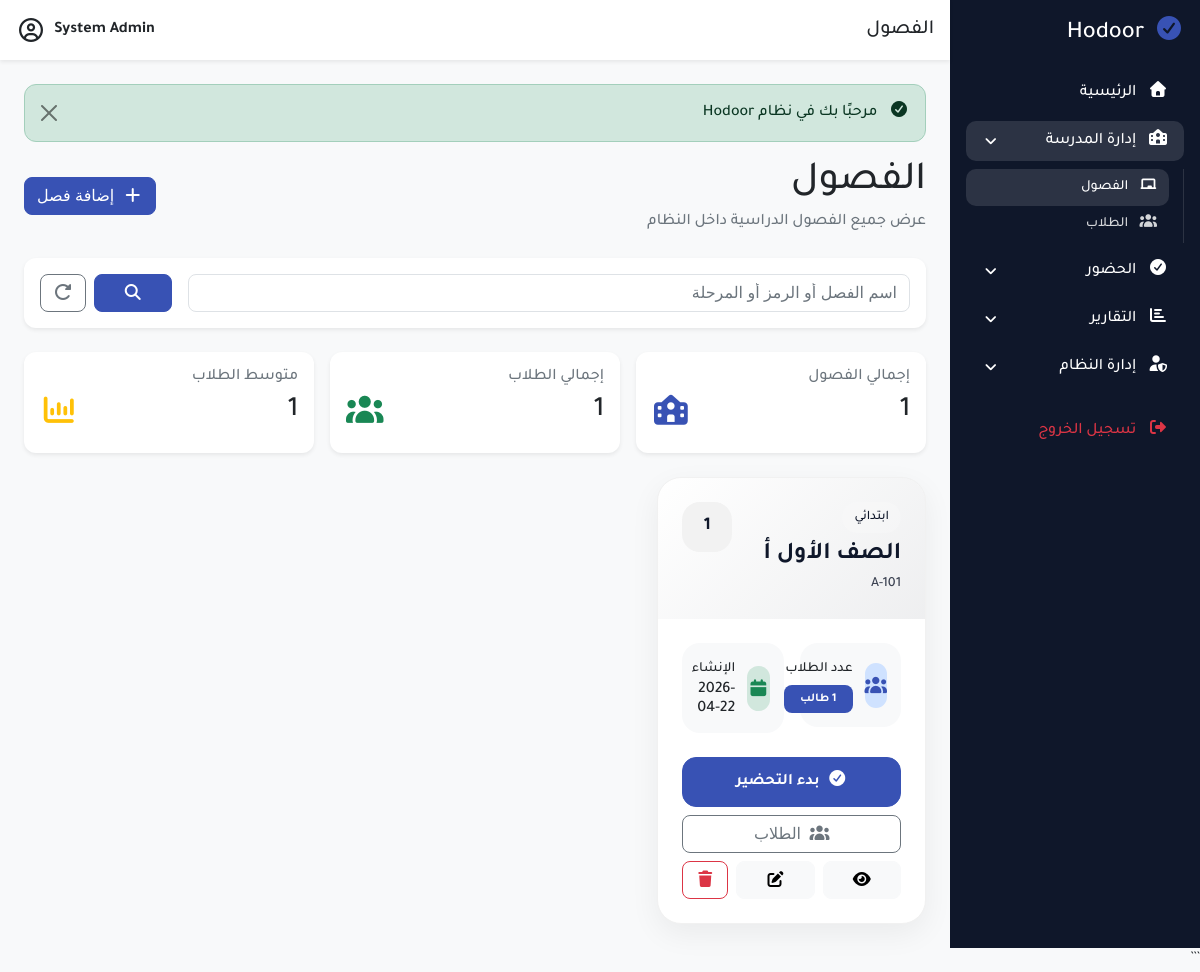
/modules/classrooms/index.php (signed in), run on the app's committed database.
### tables this page shows
CREATE TABLE classrooms
(
    id         INT AUTO_INCREMENT PRIMARY KEY,
    class_name VARCHAR(100) NOT NULL,
    class_code VARCHAR(30) NULL,
    level_name VARCHAR(50) NULL,
    created_at TIMESTAMP DEFAULT CURRENT_TIMESTAMP
);

### classes/clsPath.php (called while the page is built, shortened)
<?php
class clsPath
{
    private static $domain = "http://localhost/Hodoor/";
    public static function root()
    {
        return self::$domain;
    }
    public static function modules()
    {
        return self::root() . "modules/";
    }
    public static function classrooms()
    {
        return self::modules() . "classrooms/";
    }
    public static function students()
    {
        return self::modules() . "students/";
    }
    public static function attendance()
    {
        return self::modules() . "attendance/";
    }
}

### classes/clsHelper.php (called while the page is built, shortened)
<?php
class clsHelper
{
    public static function e($value)
    {
        return htmlspecialchars((string)$value, ENT_QUOTES, 'UTF-8');
    }
    public static function dateOnly($datetime)
    {
        return date('Y-m-d', strtotime($datetime));
    }
}

### classes/clsClassroom.php (called while the page is built, shortened)
<?php
class clsClassroom
{
    private $conn;
    public function __construct($db)
    {
        $this->conn = $db;
    }
    public function getAll($search = '')
    {
        $query = "SELECT * FROM classrooms WHERE 1=1";
        $params = [];
        $query .= " ORDER BY id ASC";
        $stmt = $this->conn->prepare($query);
        $stmt->execute();
        return $stmt->fetchAll(PDO::FETCH_ASSOC);
    }
    public function countAll()
    {
        $query = "SELECT COUNT(*) AS total FROM classrooms";
        $stmt = $this->conn->prepare($query);
        $stmt->execute();
        $row = $stmt->fetch(PDO::FETCH_ASSOC);
        return (int)($row['total'] ?? 0);
    }
    public function countStudentsInClass($idClass)
    {
        $query = "SELECT COUNT(*) AS total
              FROM students
              WHERE classroom_id = :idClass";
        $stmt = $this->conn->prepare($query);
        $stmt->execute([
            ':idClass' => (int)$idClass
        ]);
        $row = $stmt->fetch(PDO::FETCH_ASSOC);
        return (int)($row['total'] ?? 0);
    }
}

### modules/classrooms/index.php (the view, shortened to what this page needs)
<?php
require_once '../../includes/app.php';
$classroomObj = new clsClassroom($conn);
$search = trim($_GET['search'] ?? '');
$totalClasses = $classroomObj->countAll();
$classrooms = $classroomObj->getAll($search);
$totalStudents = 0;
foreach ($classrooms as $classroom) {
    $totalStudents += $classroomObj->countStudentsInClass($classroom['id']);
}
$avgStudents = count($classrooms)
        ? round($totalStudents / count($classrooms))
        : 0;
?>
<?php require_once '../../includes/header.php'; ?>
<?php require_once '../../includes/sidebar.php'; ?>
<div class="main-content w-100">
    <?php require_once '../../includes/navbar.php'; ?>
    <div class="content p-4">
        <?php require_once '../../includes/alerts.php'; ?>
        <div class="d-flex justify-content-between align-items-center mb-4">
            <div>
                <h1 class="mb-1">الفصول</h1>
                <p class="text-muted mb-0">
                    عرض جميع الفصول الدراسية داخل النظام
                </p>
            </div>
            <a href="<?= clsPath::classrooms(); ?>create.php"
               class="btn btn-primary">
                <i class="fa fa-plus me-1"></i>
                إضافة فصل
            </a>
        </div>
        <div class="card shadow-sm border-0 mb-4">
            <div class="card-body">
                <form method="GET">
                    <div class="row g-3">
                        <div class="col-md-10">
                            <input type="text"
                                   name="search"
                                   class="form-control"
                                   placeholder="اسم الفصل أو الرمز أو المرحلة"
                                   value="<?= clsHelper::e($search); ?>">
                        </div>
                        <div class="col-md-2 d-flex gap-2">
                            <button class="btn btn-primary w-100">
                                <i class="fa fa-search"></i>
                            </button>
                            <a href="<?= clsPath::classrooms(); ?>index.php"
                               class="btn btn-outline-secondary">
                                <i class="fa fa-rotate-right"></i>
                            </a>
                        </div>
                    </div>
                </form>
            </div>
        </div>
        <div class="row g-3 mb-4">
            <div class="col-md-4">
                <div class="card shadow-sm border-0">
                    <div class="card-body">
                        <h6 class="text-muted">إجمالي الفصول</h6>
                        <div class="d-flex justify-content-between">
                            <h3><?= $totalClasses; ?></h3>
                            <i class="fa fa-school text-primary font-size-30"></i>
                        </div>
                    </div>
                </div>
            </div>
            <div class="col-md-4">
                <div class="card shadow-sm border-0">
                    <div class="card-body">
                        <h6 class="text-muted">إجمالي الطلاب</h6>
                        <div class="d-flex justify-content-between">
                            <h3><?= $totalStudents; ?></h3>
                            <i class="fa fa-users text-success font-size-30"></i>
                        </div>
                    </div>
                </div>
            </div>
            <div class="col-md-4">
                <div class="card shadow-sm border-0">
                    <div class="card-body">
                        <h6 class="text-muted">متوسط الطلاب</h6>
                        <div class="d-flex justify-content-between">
                            <h3><?= $avgStudents; ?></h3>
                            <i class="fa fa-chart-column text-warning font-size-30"></i>
                        </div>
                    </div>
                </div>
            </div>
        </div>
        <div class="row g-5">
            <?php if (!empty($classrooms)): ?>
                <?php foreach ($classrooms as $index => $classroom): ?>
                    <?php
                    $studentsCount =
                            $classroomObj->countStudentsInClass($classroom['id']);
                    ?>
                    <div class="col-md-6 col-xl-4">
                        <div class="classroom-card-modern position-relative overflow-hidden h-100">
                            <div class="classroom-top">
                                <div class="d-flex justify-content-between align-items-start">
                                    <div>
                                        <div class="classroom-level mb-2">
                                            <?= clsHelper::e($classroom['level_name']); ?>
                                        </div>
                                        <h4 class="classroom-title mb-1">
                                            <?= clsHelper::e($classroom['class_name']); ?>
                                        </h4>
                                        <div class="classroom-code">
                                            <?= clsHelper::e($classroom['class_code']); ?>
                                        </div>
                                    </div>
                                    <div class="classroom-number">
                                        <?= $index + 1; ?>
                                    </div>
                                </div>
                            </div>
                            <div class="classroom-body">
                                <div class="row g-3 mb-4">
                                    <div class="col-6">
                                        <div class="classroom-box">
                                            <div class="classroom-box-icon bg-primary-subtle text-primary">
                                                <i class="fa fa-users"></i>
                                            </div>
                                            <div>
                                                <small>عدد الطلاب</small>
                                                <div class="mt-1">
                                                    <span class="badge bg-primary px-3 py-2">
                                                        <?= $studentsCount; ?> طالب
                                                    </span>
                                                </div>
                                            </div>
                                        </div>
                                    </div>
                                    <div class="col-6">
                                        <div class="classroom-box">
                                            <div class="classroom-box-icon bg-success-subtle text-success">
                                                <i class="fa fa-calendar"></i>
                                            </div>
                                            <div>
                                                <small>الإنشاء</small>
                                                <h6 class="mb-0">
                                                    <?= clsHelper::dateOnly($classroom['created_at']); ?>
                                                </h6>
                                            </div>
                                        </div>
                                    </div>
                                </div>
                                <div class="d-grid gap-2">
                                    <a href="<?= clsPath::attendance(); ?>take.php?classroom_id=<?= $classroom['id']; ?>&attendance_date=<?= date('Y-m-d'); ?>"
                                       class="btn btn-primary classroom-btn-main">
                                        <i class="fa fa-check-circle me-1"></i>
                                        بدء التحضير
                                    </a>
                                    <a href="<?= clsPath::students(); ?>index.php?classroom_id=<?= $classroom['id']; ?>"
                                       class="btn btn-outline-secondary w-100">
                                        <i class="fa fa-users me-1"></i>
                                        الطلاب
                                    </a>
                                    <div class="d-flex gap-2">
                                        <a href="<?= clsPath::classrooms(); ?>view.php?id=<?= $classroom['id']; ?>"
                                           class="btn btn-light w-100"
                                           title="عرض">
                                            <i class="fa fa-eye"></i>
                                        </a>
                                        <a href="<?= clsPath::classrooms(); ?>edit.php?id=<?= $classroom['id']; ?>"
                                           class="btn btn-light w-100"
                                           title="تعديل">
                                            <i class="fa fa-edit"></i>
                                        </a>
                                        <a href="<?= clsPath::classrooms(); ?>delete.php?id=<?= $classroom['id']; ?>"
                                           class="btn btn-outline-danger"
                                           title="حذف">
                                            <i class="fa fa-trash"></i>
                                        </a>
                                    </div>
                                </div>
                            </div>
                        </div>
                    </div>
                <?php endforeach; ?>
            <?php endif; ?>
        </div>
    </div>
</div>
<?php require_once '../../includes/footer.php'; ?>

### assets/css/dashboard.css (style rules this page uses)
.main-content { background: #f8f9fa; min-width: 0; }
.content { min-height: calc(100vh - 60px); }
.font-size-30 { font-size: 30px !important; }
.classroom-card-modern { background: #fff; border-radius: 24px; box-shadow: 0 10px 30px rgba(0, 0, 0, 0.06); transition: 0.25s ease; border: 1px solid #f1f1f1; }
.classroom-top { padding: 24px; background: linear-gradient(135deg, #ffffff29, #0f172a12); color: #0f172a; }
.classroom-level { display: inline-block; padding: 6px 12px; border-radius: 30px; background: rgba(255, 255, 255, 0.15); font-size: 13px; }
.classroom-title { font-weight: 700; }
.classroom-code { opacity: 0.8; font-size: 14px; }
.classroom-number { width: 50px; height: 50px; border-radius: 18px; background: rgb(242 242 242); display: flex; align-items: center; justify-content: center; font-weight: bold; font-size: 18px; }
.classroom-body { padding: 24px; }
.classroom-box { background: #f8f9fa; border-radius: 18px; padding: 14px; display: flex; align-items: center; gap: 12px; }
.classroom-box-icon { width: 45px; height: 45px; border-radius: 14px; display: flex; align-items: center; justify-content: center; font-size: 18px; }
.classroom-btn-main { border-radius: 14px; padding: 12px; font-weight: 600; }

### assets/css/mainColors.css (style rules this page uses)
:root { --main-color: #3852b4; --main-color-hover: #2f4599; --main-color-dark: #263a82; --main-color-light: #eef2ff; --secondary-color: #5e7ac4; --body-bg: #f8f9fa; --box-bg: #ffffff; --text-color: #212529; --text-muted: #6c757d; --white-color: #ffffff; --border-color: #dee2e6; --border-light: #edf0f5; --success-color: #198754; --danger-color: #dc3545; --warning-color: #ffc107; --info-color: #0dcaf0; --main-radius: 12px; --small-radius: 8px; --main-shadow: 0 6px 18px rgba(0, 0, 0, 0.08); --soft-shadow: 0 3px 10px rgba(0, 0, 0, 0.05); --focus-shadow: 0 0 0 0.25rem rgba(56, 82, 180, 0.25); }
body { background-color: var(--body-bg); color: var(--text-color); }
.text-muted { color: var(--text-muted) !important; }
.text-primary { color: var(--main-color) !important; }
.bg-primary { background-color: var(--main-color) !important; }
.btn { border-radius: var(--small-radius); }
.btn-primary { color: var(--white-color) !important; background-color: var(--main-color) !important; border-color: var(--main-color) !important; }
.card { background-color: var(--box-bg); border-color: var(--border-color); border-radius: var(--main-radius); box-shadow: var(--soft-shadow); }
.form-control, .form-select { color: var(--text-color); background-color: var(--box-bg); border-color: var(--border-color); border-radius: var(--small-radius); }
.form-control::placeholder { color: var(--text-muted); }
.badge { border-radius: var(--small-radius); }
.badge.bg-primary, .bg-primary.badge { background-color: var(--main-color) !important; color: var(--white-color) !important; }

### data on the page
classrooms: level_name "ابتدائي", class_name "الصف الأول أ", class_code "A-101", id "1", created_at "2026-04-22"

### other printed values
clsHelper::e($title ?? '') "الفصول"
clsHelper::e($success) "مرحبًا بك في نظام Hodoor"
$totalClasses "1"
$totalStudents "1"
$avgStudents "1"
